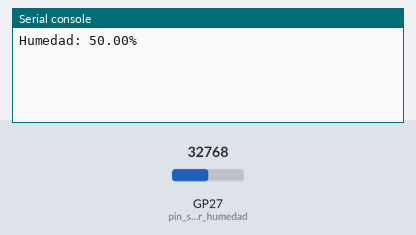
The program below on a simulated Raspberry Pi Pico running MicroPython. Shown: the last lines printed to the serial console. The test bench sets the inputs (shaded band); at power-on: GP27 (pin_sensor_humedad) = 32768 (analog values on the 0–65535 scale).

Above: at 1.2 s.
1.3 s: GP27 (pin_sensor_humedad) set to 45874
At 3.2 s:
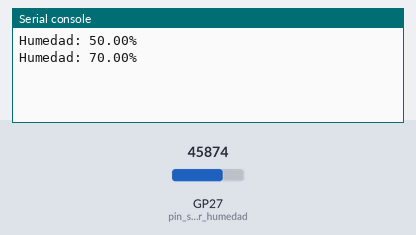
4.0 s: GP27 (pin_sensor_humedad) set to 57670
At 4.7 s:
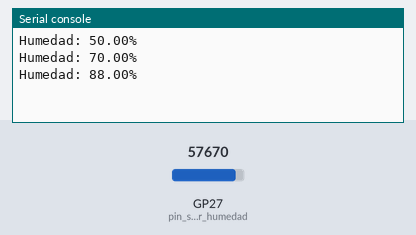
Timing chart, 0 to 7.0 s (numbered marks = the images above; inputs shaded):
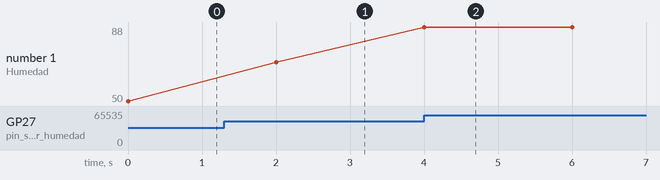

The program:

humedadSensor.py
```python
from machine import Pin, ADC
from time import sleep

# Configuración del pin del sensor de humedad
pin_sensor_humedad = Pin(27)  # Ejemplo: GPIO 26
sensor_humedad = ADC(pin_sensor_humedad)

while True:
    # Lectura del sensor de humedad
    lectura_adc = sensor_humedad.read_u16()  # Lectura del valor ADC

    # Convertir la lectura ADC a un valor de humedad
    humedad = (lectura_adc / 65535.0) * 100


    # Imprimir el valor de humedad
    print("Humedad: {:.2f}%".format(humedad))

    # Esperar un tiempo antes de realizar la siguiente lectura
    sleep(2)  # Espera de 2 segundos entre lecturas
```

Measured:
- after the input at 1.3 s, the serial console: prints a new line after 0.70 s (image 1)
- after the input at 4.0 s, the serial console: prints a new line at once (image 2)
- plotted number 1: 50 → 70 after the input at 1.3 s, 70 → 88 after the input at 4.0 s
